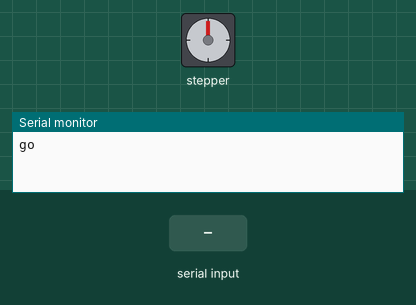
Bench run of a sketch on a simulated Arduino Uno, built with avr-gcc and run on an emulated ATmega328P. Shown: stepper motor, the last lines printed to the serial monitor. Wiring (inferred from the names in the program): stepper motor driver (200 steps per turn assumed): step pin 3; direction pin 2. Inputs (shaded band) come from the test bench.

Above: at 1.2 s.
1.3 s: byte 30 received over Serial
At 2.6 s:
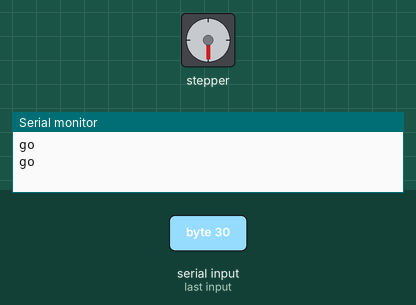
2.9 s: byte 90 received over Serial
At 3.9 s:
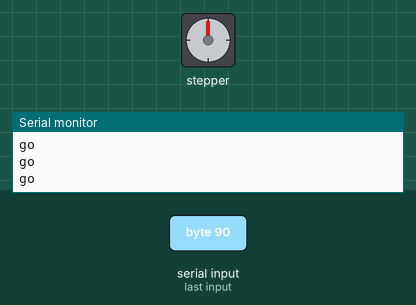
Timing chart, 0 to 5.9 s (numbered marks = the images above; inputs shaded):
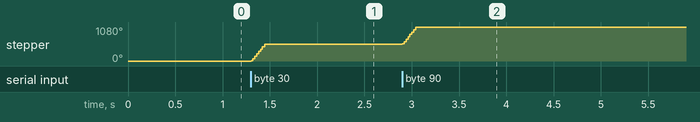

Measured:
- after the input at 1.3 s, stepper: turns 540° clockwise in 0.14 s, starting at once
- after the input at 2.9 s, stepper: turns 540° clockwise in 0.14 s, starting at once

The sketch:

Easydriver.ino
```cpp
int smDirectionPin = 2; //Direction pin
int smStepPin = 3; //Stepper pin
  int gobut;

void setup(){
  /*Sets all pin to output; the microcontroller will send them(the pins) bits, it will not expect to receive any bits from thiese pins.*/
  pinMode(smDirectionPin, OUTPUT);
  pinMode(smStepPin, OUTPUT);

  Serial.begin(9600);


}

void loop(){
  /*Here we are calling the rotate function to turn the stepper motor*/
  Serial.println("go");
 while (Serial.available() == 0)
{}
  gobut = Serial.read();
  rotate(300, 0.3); //The motor rotates 800 steps clockwise with a speed of 0.1 (slow)
  //delay(1000);

}

/*The rotate function turns the stepper motor. Tt accepts two arguments: 'steps' and 'speed'*/
void rotate(int steps, float speed){
  /*This section looks at the 'steps' argument and stores 'HIGH' in the 'direction' variable if */
  /*'steps' contains a positive number and 'LOW' if it contains a negative.*/
  int direction;

  if (steps > 0){
    direction = HIGH;
  }else{
    direction = LOW;
  }

  speed = 1/speed * 70; //Calculating speed
  steps = abs(steps); //Stores the absolute value of the content in 'steps' back into the 'steps' variable

  digitalWrite(smDirectionPin, direction); //Writes the direction (from our if statement above), to the EasyDriver DIR pin

  /*Steppin'*/
  for (int i = 0; i < steps; i++){
    digitalWrite(smStepPin, HIGH);
    delayMicroseconds(speed);
    digitalWrite(smStepPin, LOW);
    delayMicroseconds(speed);
  }
}
```
